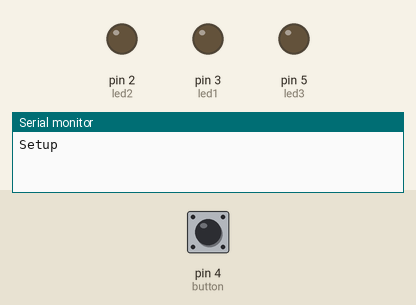
Bench run of a sketch on a simulated Arduino Uno, built with avr-gcc and run on an emulated ATmega328P. On the bench: output pins drawn as LEDs (lit = HIGH), the last lines printed to the serial monitor. Dashed ring = blinking. Inputs (shaded band) come from the test bench; at power-on: pin 4 (button) LOW. Random numbers use the default seed unless the sketch sets one.

Above: at 1.2 s.
1.3 s: pin 4 (button) pulled HIGH for 0.15 s
At 1.37 s:
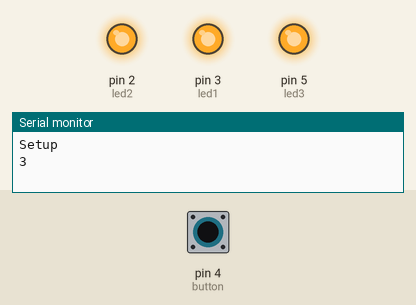
2.9 s: pin 4 (button) pulled HIGH for 1 s
At 3.3 s:
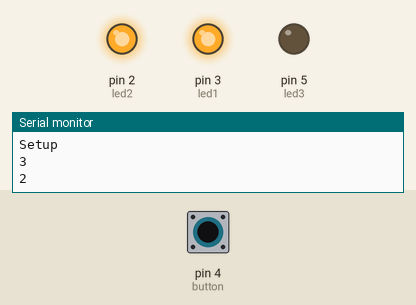
5.4 s: pin 4 (button) pulled HIGH for 3.2 s
At 6.4 s:
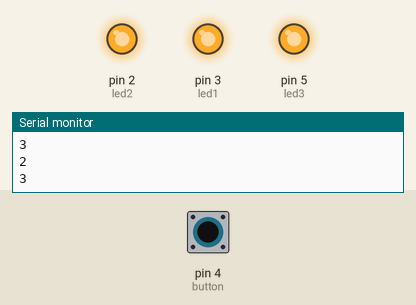
10.1 s: pin 4 (button) pulsed HIGH 2 times (0.12 s each, 0.3 s apart)
At 10.46 s:
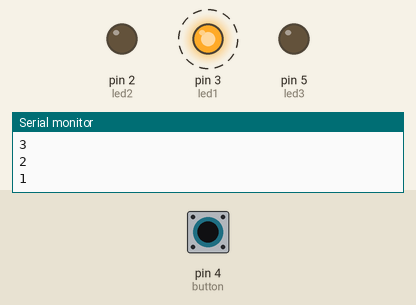
Timing chart, 0 to 13.1 s (numbered marks = the images above; inputs shaded):
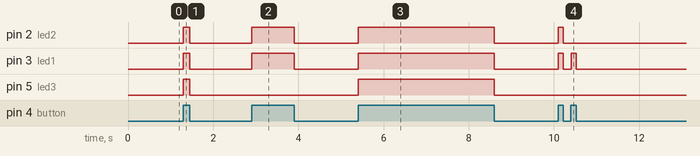

Measured:
- after the input at 1.3 s, pin 2 (led2), pin 3 (led1), pin 5 (led3): LOW → HIGH at once, → LOW 0.15 s later
- after the input at 2.9 s, pin 2 (led2), pin 3 (led1): LOW → HIGH at once, → LOW 1.0 s later
- after the input at 5.4 s, pin 2 (led2), pin 3 (led1), pin 5 (led3): LOW → HIGH at once, → LOW 3.2 s later
- after the input at 10.1 s, pin 2 (led2): LOW → HIGH at once, → LOW 0.12 s later; pin 3 (led1): alternates HIGH for 0.12 s and LOW for 0.18 s, 4 changes in all, then stays LOW, starting at once

The sketch:

1.1-Dado.ino
```cpp
//Aitor Gómez Ogueta UO294066
//Diego García González UO294255
//Ejercicio del dado aleatorio


  #define led1 3
  #define led2 2
  #define led3 5
  #define numberOfLeds 3

  byte leds[numberOfLeds] = {led1, led2, led3};
  int numberOfLedsToActivate = 0;

  int button = 4;
  int pushed = 0;

void setup() {

  Serial.begin(9600);
  Serial.println("Setup");

  pinMode(led1, OUTPUT);
  pinMode(led2, OUTPUT);
  pinMode(led3, OUTPUT);
  pinMode(button, INPUT);

  randomSeed(analogRead(A0));

}

void loop() {

  int read = digitalRead(button);

  if (read == HIGH && pushed == 0){
    pushed = 1;
    numberOfLedsToActivate = random(1, 4);
    light(numberOfLedsToActivate, pushed);
  }
  else if (read == LOW && pushed == 1){
    pushed = 0;
    for (int i = 0; i < numberOfLeds; i++){
        digitalWrite(leds[i], LOW);
      }
  }

}

void light(int number, bool pushed){

  Serial.println(number);
  for (int i = 0; i < number; i++){
    digitalWrite(leds[i], HIGH);
  }

}
```
